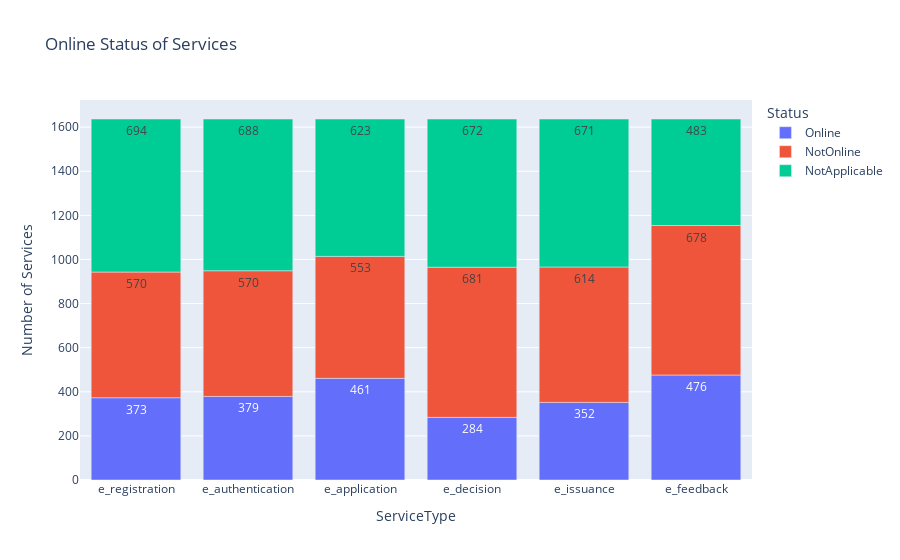

Write notebook code for a chart like this one.
### Code cell
Svc22_23 = Svc_ID_Info[Svc_ID_Info["fiscal_yr"]=="2022-2023"]
df=Svc22_23[["e_registration","e_authentication","e_application","e_decision","e_issuance","e_feedback"]].fillna("Napplicable")

res={}
for key, val in df.items():
    NYes=sum(val=="Y")
    NNo=sum(val=="N")
    Napp=sum(val=="Napplicable")
    
    res[key]={"Online": NYes, "NotOnline":NNo, "NotApplicable":Napp}
    
res=pd.DataFrame(res).transpose().reset_index()
res=res.melt(id_vars="index", value_vars=["Online",	"NotOnline", "NotApplicable"], var_name="Status", value_name="Value")
res["Percentage"]=round(res["Value"]*100/1637,1)

fig=px.bar(res, x='index',y="Value", color='Status', title='Online Status of Services',
            text="Value")

# Update layout
fig.update_layout(
    xaxis_title='ServiceType',
    yaxis_title='Number of Services'
)

# Show plot
fig.show()
fig.write_image(os.path.join(rootwd, "TexFiles", "Figures","OnlineStatus.png"), width=1000, scale=3)

### Figure 1 — Plotly figure (JSON) as saved in the notebook; plotly's stock layout.template omitted (floating-point values rounded to 4 significant figures)
{"data": [{"alignmentgroup": "True", "hovertemplate": "Status=Online<br>index=%{x}<br>Value=%{text}<extra></extra>", "legendgroup": "Online", "marker": {"color": "#636efa", "pattern": {"shape": ""}}, "name": "Online", "offsetgroup": "Online", "orientation": "v", "showlegend": true, "text": [373, 379, 461, 284, 352, 476], "textposition": "auto", "type": "bar", "x": ["e_registration", "e_authentication", "e_application", "e_decision", "e_issuance", "e_feedback"], "xaxis": "x", "y": [373, 379, 461, 284, 352, 476], "yaxis": "y"}, {"alignmentgroup": "True", "hovertemplate": "Status=NotOnline<br>index=%{x}<br>Value=%{text}<extra></extra>", "legendgroup": "NotOnline", "marker": {"color": "#EF553B", "pattern": {"shape": ""}}, "name": "NotOnline", "offsetgroup": "NotOnline", "orientation": "v", "showlegend": true, "text": [570, 570, 553, 681, 614, 678], "textposition": "auto", "type": "bar", "x": ["e_registration", "e_authentication", "e_application", "e_decision", "e_issuance", "e_feedback"], "xaxis": "x", "y": [570, 570, 553, 681, 614, 678], "yaxis": "y"}, {"alignmentgroup": "True", "hovertemplate": "Status=NotApplicable<br>index=%{x}<br>Value=%{text}<extra></extra>", "legendgroup": "NotApplicable", "marker": {"color": "#00cc96", "pattern": {"shape": ""}}, "name": "NotApplicable", "offsetgroup": "NotApplicable", "orientation": "v", "showlegend": true, "text": [694, 688, 623, 672, 671, 483], "textposition": "auto", "type": "bar", "x": ["e_registration", "e_authentication", "e_application", "e_decision", "e_issuance", "e_feedback"], "xaxis": "x", "y": [694, 688, 623, 672, 671, 483], "yaxis": "y"}], "layout": {"barmode": "relative", "legend": {"title": {"text": "Status"}, "tracegroupgap": 0}, "title": {"text": "Online Status of Services"}, "xaxis": {"anchor": "y", "domain": [0, 1], "title": {"text": "ServiceType"}}, "yaxis": {"anchor": "x", "domain": [0, 1], "title": {"text": "Number of Services"}}}}
